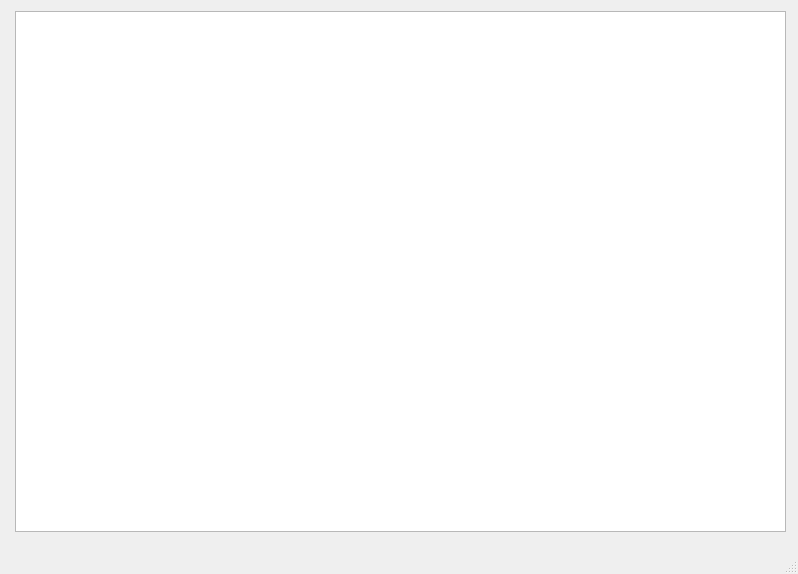
<?xml version="1.0" encoding="UTF-8"?>
<ui version="4.0">
 <class>MainWindow</class>
 <widget class="QMainWindow" name="MainWindow">
  <property name="geometry">
   <rect>
    <x>0</x>
    <y>0</y>
    <width>798</width>
    <height>574</height>
   </rect>
  </property>
  <property name="windowTitle">
   <string>Coffee</string>
  </property>
  <widget class="QWidget" name="centralwidget">
   <widget class="QTableWidget" name="tableWidget">
    <property name="geometry">
     <rect>
      <x>15</x>
      <y>11</y>
      <width>771</width>
      <height>521</height>
     </rect>
    </property>
   </widget>
  </widget>
  <widget class="QMenuBar" name="menubar">
   <property name="geometry">
    <rect>
     <x>0</x>
     <y>0</y>
     <width>798</width>
     <height>21</height>
    </rect>
   </property>
  </widget>
  <widget class="QStatusBar" name="statusbar"/>
 </widget>
 <resources/>
 <connections/>
</ui>
